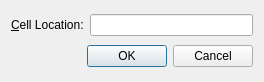
<?xml version="1.0" encoding="UTF-8"?>
<ui version="4.0">
 <class>GoToCellDialog</class>
 <widget class="QDialog" name="GoToCellDialog">
  <property name="geometry">
   <rect>
    <x>0</x>
    <y>0</y>
    <width>264</width>
    <height>82</height>
   </rect>
  </property>
  <property name="windowTitle">
   <string>Go to Cell</string>
  </property>
  <layout class="QVBoxLayout" name="verticalLayout">
   <item>
    <layout class="QHBoxLayout" name="horizontalLayout">
     <item>
      <widget class="QLabel" name="label">
       <property name="text">
        <string>&amp;Cell Location:</string>
       </property>
       <property name="buddy">
        <cstring>lineEdit</cstring>
       </property>
      </widget>
     </item>
     <item>
      <widget class="QLineEdit" name="lineEdit"/>
     </item>
    </layout>
   </item>
   <item>
    <widget class="QDialogButtonBox" name="buttonBox">
     <property name="standardButtons">
      <set>QDialogButtonBox::Cancel|QDialogButtonBox::Ok</set>
     </property>
    </widget>
   </item>
  </layout>
 </widget>
 <tabstops>
  <tabstop>lineEdit</tabstop>
 </tabstops>
 <resources/>
 <connections/>
</ui>
